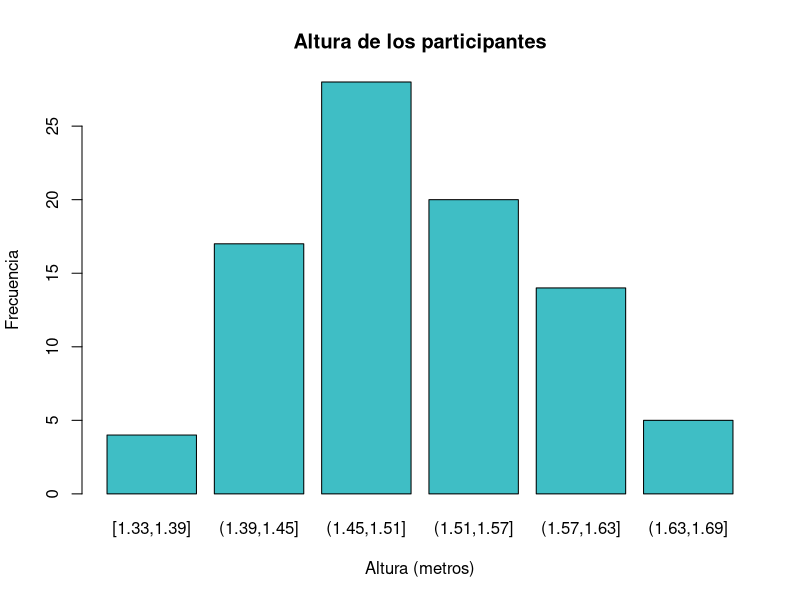
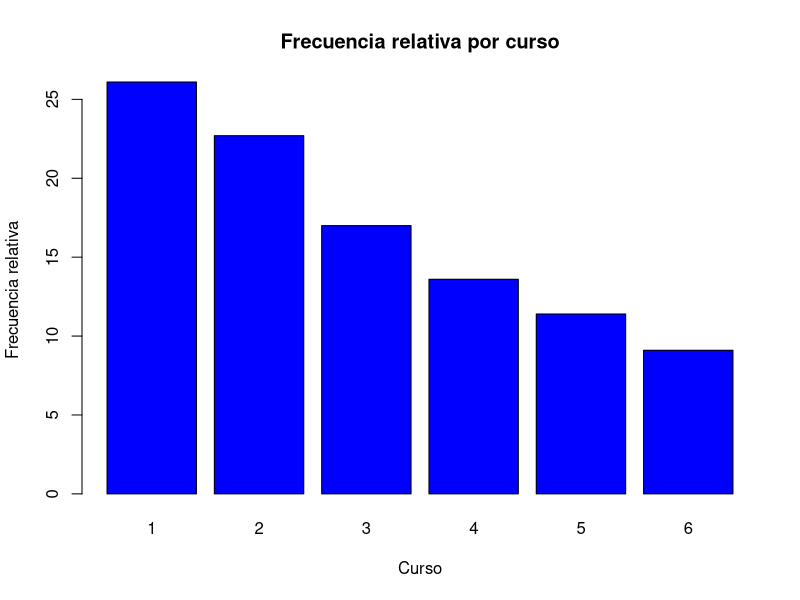
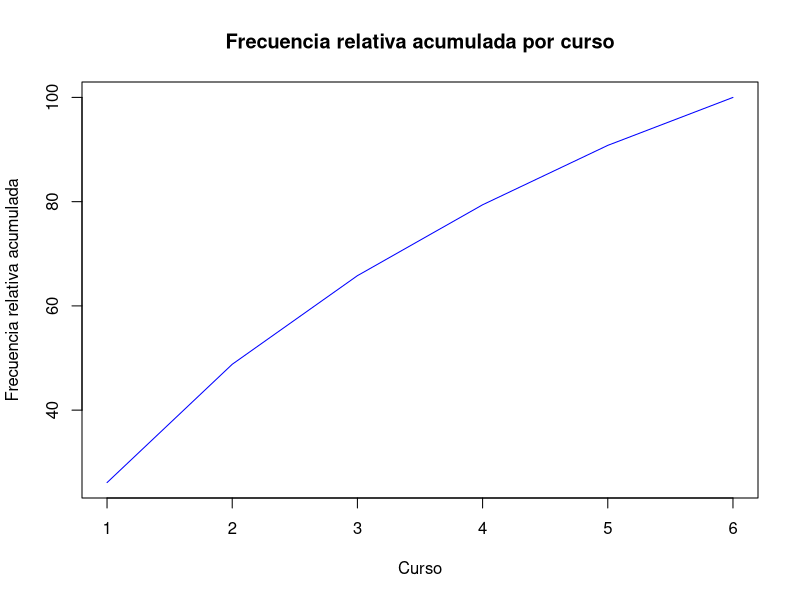
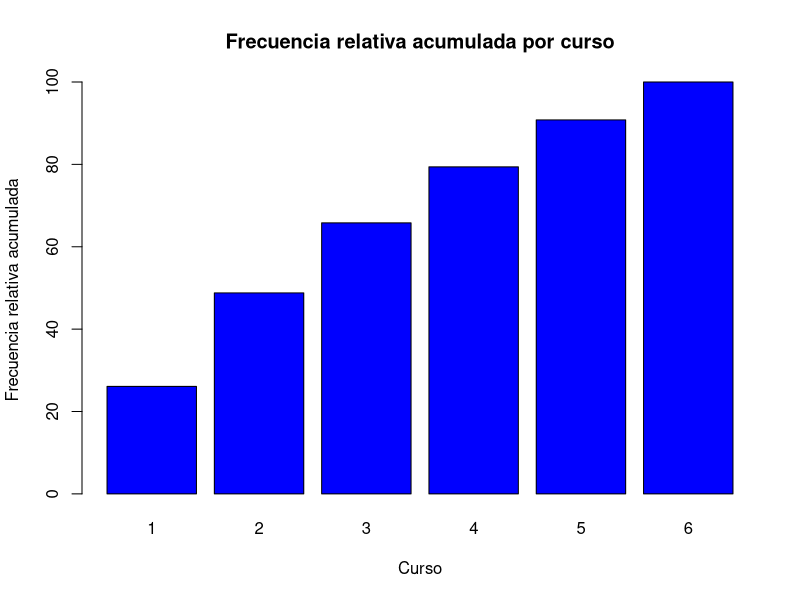

R code for these plots, in order:
## ---- chunk 1
knitr::opts_chunk$set(fig.pos = "H", out.extra = "")
## ---- chunk 2
df_h <- read.csv("data/alturas.csv")
head(df_h)
## ---- chunk 3
min(df_h$Height_m)
## ---- chunk 4
max(df_h$Height_m)
## ---- chunk 5
data_bins <- cut(df_h$Height_m,
                 breaks = c(1.33, 1.39, 1.45, 1.51, 1.57, 1.63, 1.69),
                 include.lowest = TRUE)
table(data_bins)
## ---- chunk 6
barplot(table(data_bins), main = "Altura de los participantes",
        xlab = "Altura (metros)", ylab = "Frecuencia",
        col = "#3fbec5")
## ---- chunk 7
data <- data.frame(Curso = c(1, 2, 3, 4, 5, 6),
                   Num_estudiantes = c(23, 20, 15, 12, 10, 8),
                   Frecuencia_relativa = c(26.1, 22.7, 17.0, 13.6, 11.4, 9.1))
data
## ---- chunk 8
barplot(data$Frecuencia_relativa, names.arg = data$Curso,
        xlab = "Curso", ylab = "Frecuencia relativa",
        main = "Frecuencia relativa por curso", col = "blue")
## ---- chunk 9
data$Frecuencia_relativa_acumulada <- c(26.1, 48.8, 65.8, 79.4, 90.8, 100)
data
## ---- chunk 10
plot(data$Curso, data$Frecuencia_relativa_acumulada,
     xlab = "Curso", ylab = "Frecuencia relativa acumulada",
     main = "Frecuencia relativa acumulada por curso",
     type = "l", col = "blue")
## ---- chunk 11
barplot(data$Frecuencia_relativa_acumulada, names.arg = data$Curso,
        xlab = "Curso", ylab = "Frecuencia relativa acumulada",
        main = "Frecuencia relativa acumulada por curso", col = "blue")
